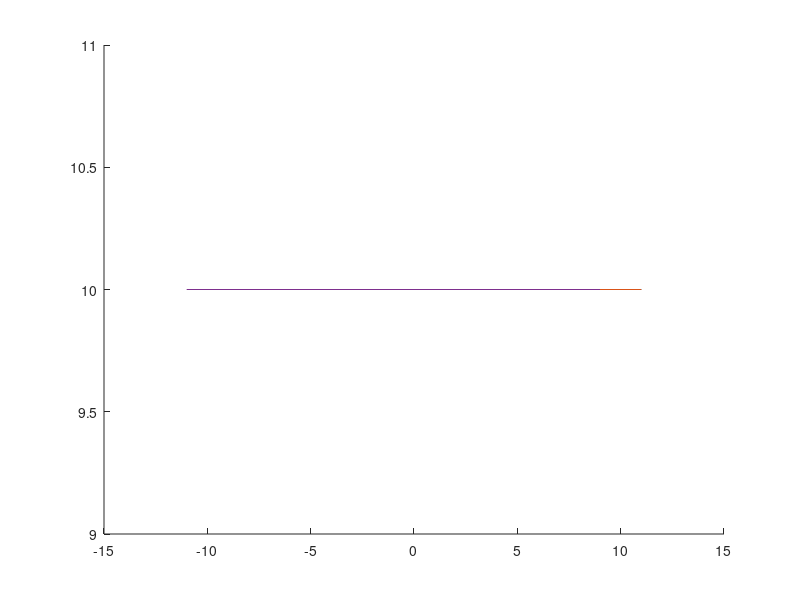

MATLAB code for this plot: (Note: this script raises an error after producing the figure.)

% CREATES DIAGRAM SHOWING HALF OR FULL FAMILY OF RAYS PASSING THROUGH A
% SPHERICAL DROPLET FOR ANY PAIR OF REFRACTIVE INDICES

clear
close all

% number of rays (must be atleast 2)
n = 100;

% show colour gradient?
colourgradient = 0;
rainbows = 0;

% show both sides?
both = 0;

% show virtual caustic?
vc = 0;

% refractive indices (inside droplet must be greater than outside)
insidedroplet = 1.333;      % water:1.333 diamond:2.417 ice:1.31
outsidedroplet = 1.000277;         % air:1.000277
ratio = outsidedroplet/insidedroplet;

% radius and centre of circle
radius = 1;
scale = 1.3;
sizeofoutput = 20;
cx = 10;
cy = 10;
circcolour = [0 0 0];

% set axes
xmax = cx+radius*scale;
xmin = cx-radius*scale;
ymax = cy+radius*scale;
ymin = cy-radius*scale;
if both==0
    gaps = radius/(n-1);
    y = cy:gaps:(cy+radius);
else
    n = 2*n;
    gaps = 2*radius/(n-1);
    y = (cy-radius):gaps:(cy+radius);
end
h = figure(); hold all;

% coffee cup caustic
if insidedroplet==outsidedroplet
    coffee = 1;
else
    coffee = 0;
end

% gradient function
circgrad = @(x) (x-cx)/sqrt(radius^2-(x-cx)^2);

% define ray matrices
for j=1:n
    
%     colour of rays
    if colourgradient == 1
        s = 1-j/n;
        raycolour = [0.3*s, s, 0.8];
    else
        raycolour = 'k';
    end
    
%     if through upper semisphere / semihemishpere
    if abs(y(j)-cy)>0
        unit = (y(j)-cy)/abs((y(j)-cy));
    else
        unit = 1;
    end
    
%     incident rays
    incidentrays(j,1) = xmin;
    incidentrays(j,2) = y(j);
%     plot(incidentrays(j,1),incidentrays(j,2),'r*')


%     incident rays meet surface
    x = -sqrt(radius^2-(y(j)-cy)^2)+cx;
    dropsurface(j,1) = x;
    dropsurface(j,2) = y(j);
%     plot(dropsurface(j,1),dropsurface(j,2),'r*')


%     refracted ray
    theta1 = atan(abs(circgrad(x)));
    theta2 = asin(ratio*sin(pi/2 - theta1));
    lengthofray2 = 2*radius*cos(theta2);
    refractedrays(j,1) = dropsurface(j,1)+lengthofray2*sin(theta1+theta2);
    refractedrays(j,2) = dropsurface(j,2)-unit*abs(lengthofray2*cos(theta1+theta2));
%     plot(refractedrays(j,1),refractedrays(j,2),'b*')


%     reflected ray
    theta3 = atan(1/circgrad(refractedrays(j,1)));
    if unit*(refractedrays(j,2)-cy)>0
        theta4 = pi/2-theta2-theta3;
    else
        theta4 = pi/2-theta2+theta3;
    end
    reflectedrays(j,1) = refractedrays(j,1)-lengthofray2*sin(theta4);
    if theta4<pi/2
        unit2 = 1;
    else
        unit2 = -1;
    end
    reflectedrays(j,2) = refractedrays(j,2)-unit*unit2*abs(lengthofray2*cos(theta4));
%     plot(reflectedrays(j,1),reflectedrays(j,2),'g*')


%     output rays
    theta1 = atan((circgrad(x)));
    theta5 = unit*atan(circgrad(reflectedrays(j,1)));
    theta6 = (theta5-unit*theta1);
    if (reflectedrays(j,2)-cy)*unit>0 && (reflectedrays(j,2))<(cy+radius) && (reflectedrays(j,2))>(cy-radius) && coffee == 1
        rrr = -1;
        ppp = unit;
        theta6 = abs(theta5)-abs(theta1);
    else rrr = 1;
        ppp = 1;
    end
    
    outputrays(j,1) = reflectedrays(j,1)-rrr*sizeofoutput*cos(theta6);
    outputrays(j,2) = reflectedrays(j,2)-ppp*sizeofoutput*sin(theta6);
%     plot(outputrays(j,1),outputrays(j,2),'m*')

    if rainbows == 1
        x1(j,1) = reflectedrays(j,1)-10*cos(theta6*1.03);
        x1(j,2) = reflectedrays(j,2)-10*sin(theta6*1.03);
        x2(j,1) = reflectedrays(j,1)-10*cos(theta6*1.02);
        x2(j,2) = reflectedrays(j,2)-10*sin(theta6*1.02);
        x3(j,1) = reflectedrays(j,1)-10*cos(theta6*1.01);
        x3(j,2) = reflectedrays(j,2)-10*sin(theta6*1.01);
        x4(j,1) = reflectedrays(j,1)-10*cos(theta6);
        x4(j,2) = reflectedrays(j,2)-10*sin(theta6);
        x5(j,1) = reflectedrays(j,1)-10*cos(theta6*0.99);
        x5(j,2) = reflectedrays(j,2)-10*sin(theta6*0.99);
        x6(j,1) = reflectedrays(j,1)-10*cos(theta6*0.98);
        x6(j,2) = reflectedrays(j,2)-10*sin(theta6*0.98);
        x7(j,1) = reflectedrays(j,1)-10*cos(theta6*0.97);
        x7(j,2) = reflectedrays(j,2)-10*sin(theta6*0.97);
    end

%     virtual caustic
    if vc == 1
        deltax = xmax - reflectedrays(j,1);
        virtualcaustic(j,1) = xmax;
        virtualcaustic(j,2) = reflectedrays(j,2)+deltax*(reflectedrays(j,2)-outputrays(j,2))/(reflectedrays(j,1)-outputrays(j,1));
%         plot(virtualcaustic(j,1),virtualcaustic(j,2),'r*')
        l5 = plot([reflectedrays(j,1) virtualcaustic(j,1)],[reflectedrays(j,2) virtualcaustic(j,2)],':');
    end
%     plot connecting lines
    l2 = plot([dropsurface(j,1) refractedrays(j,1)], [dropsurface(j,2) refractedrays(j,2)]);
    l3 = plot([refractedrays(j,1) reflectedrays(j,1)], [refractedrays(j,2) reflectedrays(j,2)]);
    
    if rainbows == 1
        la = plot([reflectedrays(j,1) x1(j,1)], [reflectedrays(j,2) x1(j,2)]);
        lb = plot([reflectedrays(j,1) x2(j,1)], [reflectedrays(j,2) x2(j,2)]);
        lc = plot([reflectedrays(j,1) x3(j,1)], [reflectedrays(j,2) x3(j,2)]);
        ld = plot([reflectedrays(j,1) x4(j,1)], [reflectedrays(j,2) x4(j,2)]);
        le = plot([reflectedrays(j,1) x5(j,1)], [reflectedrays(j,2) x5(j,2)]);
        lf = plot([reflectedrays(j,1) x6(j,1)], [reflectedrays(j,2) x6(j,2)]);
        lg = plot([reflectedrays(j,1) x7(j,1)], [reflectedrays(j,2) x7(j,2)]);
        la.Color = 'r';
        lb.Color = [1,0.5,0];
        lc.Color = 'y';
        ld.Color = 'g';
        le.Color = 'b';
        lf.Color = [0.5 0 0.5];
        lg.Color = [0.8 0 0.6];
        l2.LineWidth = 0.001;
        l3.LineWidth = 0.001;
    else
        l1 = plot([incidentrays(j,1) dropsurface(j,1)], [incidentrays(j,2) dropsurface(j,2)]);
        l4 = plot([reflectedrays(j,1) outputrays(j,1)], [reflectedrays(j,2) outputrays(j,2)]);
    end
    
    l1.Color = raycolour;
    l2.Color = raycolour;
    l3.Color = raycolour;
    l4.Color = raycolour;
    l5.Color = raycolour;
end


% plot circle 
th = 0:pi/50:2*pi;
xunit = radius*cos(th)+cx;
yunit = radius*sin(th)+cy;
plot(xunit, yunit, 'Color', circcolour);
xlim([xmin,xmax])
ylim([ymin,ymax])


% centre axes
ax = gca;
ax.XAxisLocation = 'origin';
% ax.YAxisLocation = 'origin';
ax.Box = 'off';
ax.XTick = [];
ax.YTick = [];

% % SAVE
set(gcf, 'Position',  [50, 50, 560, 500])
ax = gca;
% ax.FontSize = 12;
set(h,'Units','Inches');
pos = get(h,'Position');
set(h,'PaperPositionMode','Auto','PaperUnits','Inches','PaperSize', [5.6, 5.4])%[pos(3), pos(4)])
print(h,'CAUSTIC','-dpdf','-r0')


